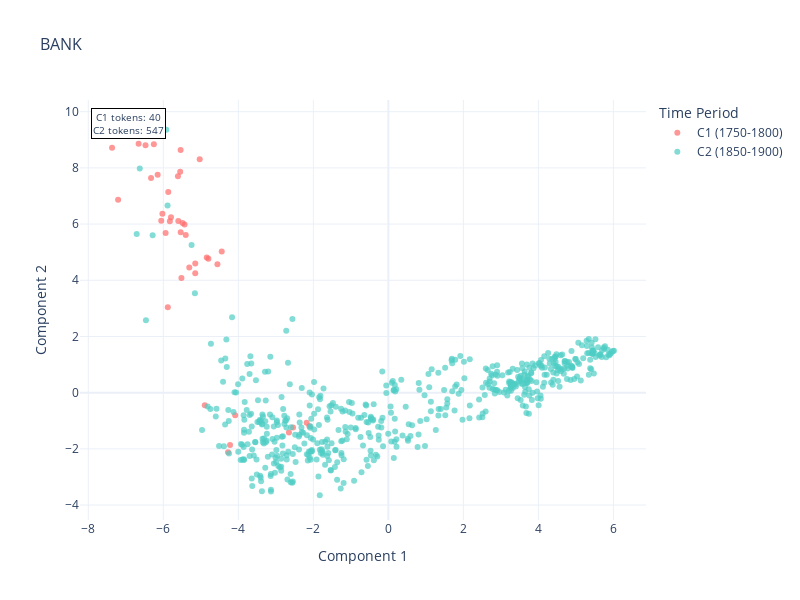

Notebook code for this chart:
### Code cell
fig = create_token_sense_plot_with_context2(embeddings_c1, embeddings_c2, contexts_c1, contexts_c2, target_word)
fig.show()

### Figure 1 — Plotly figure (JSON) as saved in the notebook; plotly's stock layout.template omitted (floating-point values rounded to 4 significant figures; data arrays with more than 128 entries replaced by an {"elided": "..."} marker saying what was removed)
{"data": [{"customdata": [[0, "class who draw fifty dollars thall upan application to the com miflioners of the loan offices in the refpettive states where the drawers reside receiv..."], [1, "mar h an a making appropriations for the support of government during the year one thousand seven hundred and ninety one and for other purposes merch ..."], [2, "an a to incorporate the subscribers to the bank of the united states march 26 an a to regulate the number of representatives to be chosen by the state..."], [3, "windward islands would soon be visited by the previiling arms of our illustrious allies admiral graves was gone to jaihaica g last week a cartel arriv..."], [4, "fature t ar tfeford december 12 last wednesday evening meflrs afhbel and uri ah shepard of this city and james barton a native of jreland going down t..."], [5, "13th june 1 at 4in the morning the army proceeded in 3 columns the advanced guard com manded by gen lefebvre had or ders to force the paffageof the ac..."], [6, "to at rack in the rear the position of uka reth in case the enemy should main tzin themselves there the second di vision commanded by gen colaud had o..."], [7, "of ukareth a forced march and four hours fighting would not admit of any farther purﬁxi and more particularly at this post im pregnable in front requi..."], [8, "some pieces of park which floated out of the foie peak newport july 29 we hear from nantucket that last monday fe nnight ar rived there a whaling sloo..."], [9, "spires o 9 first year of the erench republick v citizen president i have the honor of begging you to lay before the national convention a general stat..."], [10, "t hat the french fleet had retdrned into brest and i orient and the english fleet into ply mouth that the french had taken the forts round manheim and..."], [11, "fays the interior of switzerland is in a state of the ut most poflible confufion eachhour in catitons are in open opposition to the french faéion the ..."], [12, "of great britain bounded on the south by adine from the bay of chaleurs along the high lands which divide the rivers that empty themselves into the ri..."], [13, "from those which fallinto the sea to a point in for ty five degrees of northern latitude on the eastern bank of the river connedticut keeping the fame..."], [14, "lattitude dire tlywett through the lakecbaplain until in the fame liatitude it meets the river saint lawrence from thence up the easters bank of the s..."], [15, "the fame liatitude it meets the river saint lawrence from thence up the easters bank of the said river to the lake ontario thence through thelake onta..."], [16, "be interfe ted by the northern boundary granted by the chatter of the province of pennsylvania in case the fame fhail be so interfe ted and from thenc..."], [17, "case the fame fhail be so interfe ted and from thence along the faidnorthern western boundaries of the said province until the said western boundary s..."], [18, "the faidnorthern western boundaries of the said province until the said western boundary strike the obio but in case the said bank of the fsid lake sh..."], [19, "shall be nearest to the north western angle of the said province of pennsylvania and thence by a right line to the said north wefternangle of the said..."], [20, "thé other clinch ing immediately they both fell ints the water together the vessel going five knots m d was picked up but the other was drowned the su..."], [21, "lezgues from fort royal the capital and chat general aitack was pieparing 0 be made by our men of war c the railonable man of war of 74 guns captain s..."], [22, "_ ecgate fund and whick by his royalhighne s d death swithout heirs male i 3 fusk 4nd becomes a paut of the m k reveiges s 0 000 goo ds e 2by the deat..."], [23, "french line clacglanis 350 rigkt gla sarre 34000ne 12pounder iron lonpuear o 320 ln s 200 tes s laguienwe 200 royal rouffillon 230 one 12 pounder in 5..."], [24, "french line clacglanis 350 rigkt gla sarre 34000ne 12pounder iron lonpuear o 320 ln s 200 tes s laguienwe 200 royal rouffillon 230 one 12 pounder in 5..."], [25, "french line clacglanis 350 rigkt gla sarre 34000ne 12pounder iron lonpuear o 320 ln s 200 tes s laguienwe 200 royal rouffillon 230 one 12 pounder in 5..."], [26, "french line clacglanis 350 rigkt gla sarre 34000ne 12pounder iron lonpuear o 320 ln s 200 tes s laguienwe 200 royal rouffillon 230 one 12 pounder in 5..."], [27, "french line clacglanis 350 rigkt gla sarre 34000ne 12pounder iron lonpuear o 320 ln s 200 tes s laguienwe 200 royal rouffillon 230 one 12 pounder in 5..."], [28, "french line clacglanis 350 rigkt gla sarre 34000ne 12pounder iron lonpuear o 320 ln s 200 tes s laguienwe 200 royal rouffillon 230 one 12 pounder in 5..."], [29, "french line clacglanis 350 rigkt gla sarre 34000ne 12pounder iron lonpuear o 320 ln s 200 tes s laguienwe 200 royal rouffillon 230 one 12 pounder in 5..."], [30, "french line clacglanis 350 rigkt gla sarre 34000ne 12pounder iron lonpuear o 320 ln s 200 tes s laguienwe 200 royal rouffillon 230 one 12 pounder in 5..."], [31, "french line clacglanis 350 rigkt gla sarre 34000ne 12pounder iron lonpuear o 320 ln s 200 tes s laguienwe 200 royal rouffillon 230 one 12 pounder in 5..."], [32, "french line clacglanis 350 rigkt gla sarre 34000ne 12pounder iron lonpuear o 320 ln s 200 tes s laguienwe 200 royal rouffillon 230 one 12 pounder in 5..."], [33, "french line clacglanis 350 rigkt gla sarre 34000ne 12pounder iron lonpuear o 320 ln s 200 tes s laguienwe 200 royal rouffillon 230 one 12 pounder in 5..."], [34, "french line clacglanis 350 rigkt gla sarre 34000ne 12pounder iron lonpuear o 320 ln s 200 tes s laguienwe 200 royal rouffillon 230 one 12 pounder in 5..."], [35, "french line clacglanis 350 rigkt gla sarre 34000ne 12pounder iron lonpuear o 320 ln s 200 tes s laguienwe 200 royal rouffillon 230 one 12 pounder in 5..."], [36, "french line clacglanis 350 rigkt gla sarre 34000ne 12pounder iron lonpuear o 320 ln s 200 tes s laguienwe 200 royal rouffillon 230 one 12 pounder in 5..."], [37, "french line clacglanis 350 rigkt gla sarre 34000ne 12pounder iron lonpuear o 320 ln s 200 tes s laguienwe 200 royal rouffillon 230 one 12 pounder in 5..."], [38, "french line clacglanis 350 rigkt gla sarre 34000ne 12pounder iron lonpuear o 320 ln s 200 tes s laguienwe 200 royal rouffillon 230 one 12 pounder in 5..."], [39, "french line clacglanis 350 rigkt gla sarre 34000ne 12pounder iron lonpuear o 320 ln s 200 tes s laguienwe 200 royal rouffillon 230 one 12 pounder in 5..."]], "hovertemplate": "period=C1 (1750-1800)<br>token_id=%{customdata[0]}<br>context=%{customdata[1]}<extra></extra>", "legendgroup": "C1 (1750-1800)", "marker": {"color": "#FF6B6B", "opacity": 0.7, "symbol": "circle"}, "mode": "markers", "name": "C1 (1750-1800)", "orientation": "v", "showlegend": true, "type": "scatter", "x": [-4.894, -2.541, -2.651, -2.178, -2.105, -4.083, -4.442, -7.367, -6.726, -7.205, -5.517, -6.658, -6.252, -6.474, -5.029, -6.326, -5.539, -6.15, -5.795, -5.536, -5.55, -6.055, -5.433, -5.61, -5.826, -5.939, -5.402, -4.558, -5.148, -5.6, -4.843, -5.148, -5.487, -4.797, -5.307, -5.867, -4.221, -6.023, -4.274, -5.88], "xaxis": "x", "y": [-0.4486, -1.237, -1.418, -1.067, -1.194, -0.8044, 5.026, 8.716, 9.378, 6.862, 4.082, 8.855, 8.84, 8.803, 8.306, 7.641, 8.633, 7.76, 6.243, 5.705, 7.865, 6.119, 5.985, 7.701, 6.101, 5.679, 5.611, 4.572, 4.25, 6.107, 4.814, 4.595, 6.037, 4.768, 4.457, 7.143, -1.866, 6.371, -2.117, 3.044], "yaxis": "y"}, {"customdata": {"elided": "547x2 mixed values"}, "hovertemplate": "period=C2 (1850-1900)<br>token_id=%{customdata[0]}<br>context=%{customdata[1]}<extra></extra>", "legendgroup": "C2 (1850-1900)", "marker": {"color": "#4ECDC4", "opacity": 0.7, "symbol": "circle"}, "mode": "markers", "name": "C2 (1850-1900)", "orientation": "v", "showlegend": true, "type": "scatter", "x": {"elided": "547 float values"}, "xaxis": "x", "y": {"elided": "547 float values"}, "yaxis": "y"}], "layout": {"annotations": [{"bgcolor": "white", "bordercolor": "black", "font": {"size": 10}, "showarrow": false, "text": "C1 tokens: 40<br>C2 tokens: 547", "x": 0.02, "xref": "paper", "y": 0.98, "yref": "paper"}], "height": 600, "legend": {"title": {"text": "Time Period"}, "tracegroupgap": 0}, "showlegend": true, "title": {"font": {"size": 16}, "text": "BANK"}, "width": 800, "xaxis": {"anchor": "y", "domain": [0, 1], "title": {"text": " Component 1"}}, "yaxis": {"anchor": "x", "domain": [0, 1], "title": {"text": " Component 2"}}}}
